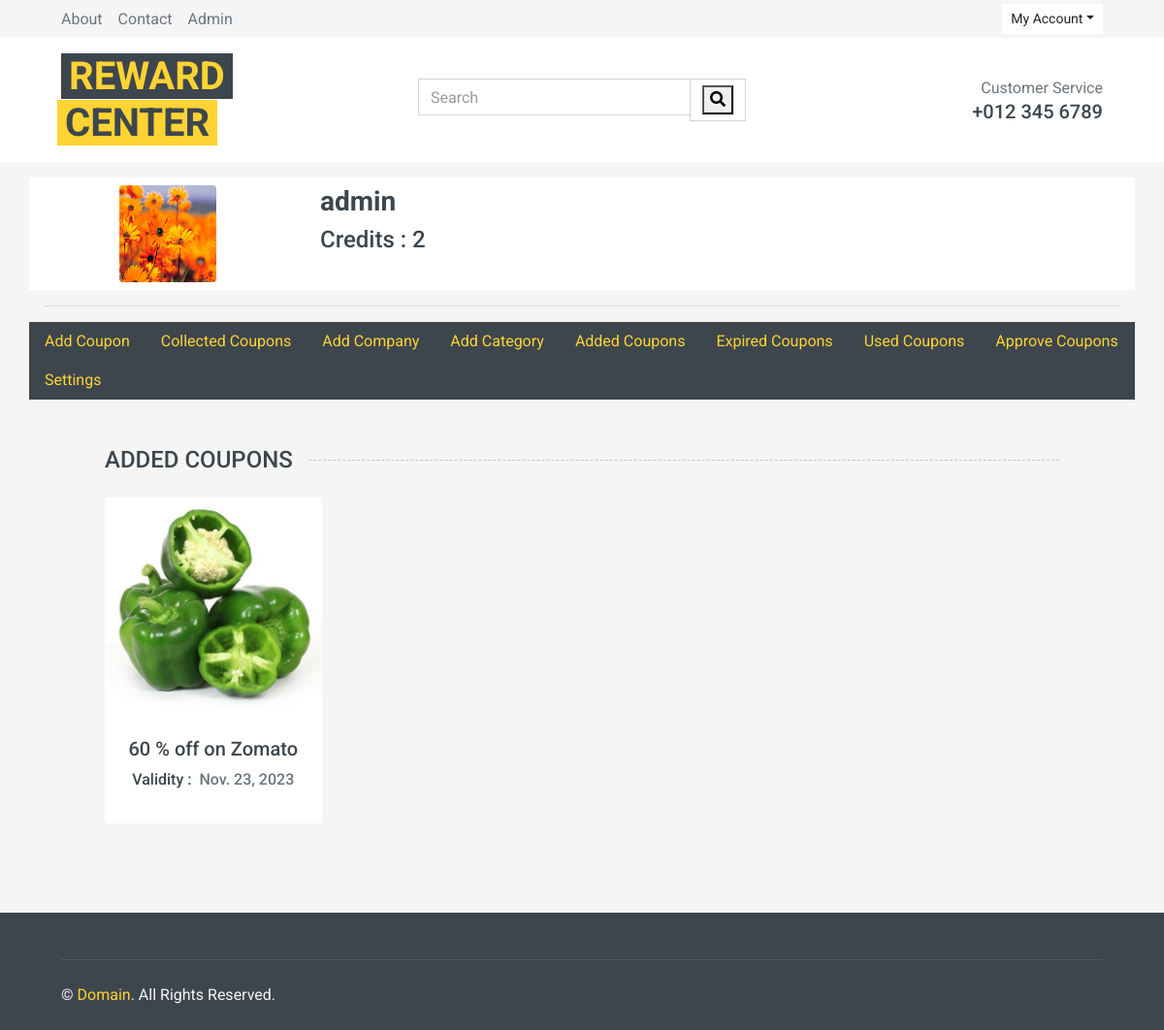
Page /added-coupons/ (signed in) on the committed database.
### myapp/models.py (models this page shows)
class UserProfile(models.Model):
  user = models.OneToOneField(User, on_delete=models.CASCADE)
  credits = models.IntegerField(default=5)
  dp = models.ImageField(upload_to='user_dp/', null=True, blank=True)

class Coupon(models.Model):
  title = models.CharField(max_length=500)
  description = models.TextField()
  code = models.CharField(max_length=100)
  category = models.ForeignKey(Category, on_delete=models.CASCADE, related_name="category_coupon")
  company = models.ForeignKey(Company, on_delete=models.CASCADE)
  added_by = models.ForeignKey(User, on_delete=models.CASCADE, related_name='add', default="")
  collected_by = models.ForeignKey(User, on_delete=models.CASCADE, related_name="collect", null=True, blank=True)
  validity = models.DateField()
  used = models.BooleanField(default=False)
  approved = models.BooleanField(default=False)
  image = models.ImageField(upload_to='coupon_image/', null=True)

### myapp/views.py (the view)
# urls.py: path('added-coupons/', views.AddedCoupons.as_view(), name="added-coupons"),
@method_decorator(login_required, name='dispatch')
class AddedCoupons(View):
  def get(self, request):
    profiledetail = UserProfile.objects.filter(user_id=request.user.id)
    cp = Coupon.objects.filter(added_by=request.user)
    data = dict(cp=cp, profiledetail=profiledetail)
    return render(request, 'myapp/added_coupons.html', data)

### myapp/templates/myapp/added_coupons.html (shortened to what this page needs)
{% extends 'myapp/base.html' %}
{% load static %}
{% block profileheader %}
{% include 'myapp/profile-mid-portion.html' %}
{% endblock profileheader %}
{% block content %}
<div class="container pt-5 pb-3">
  <h4 class="section-title position-relative text-uppercase mx-xl-5 mb-4"><span class="bg-secondary pr-3">Added Coupons</span></h4>
  <div class="row px-xl-5">
      {% if cp %}
              {% for c in cp %}
              <div class="col-lg-3 col-md-4 col-sm-6 pb-1">
                  <div class="product-item bg-light mb-4">
                      <div class="product-img position-relative overflow-hidden">
                          <img class="img-fluid w-100" src="{{c.image.url}}" alt="">
                      </div>
                      <div class="text-center py-4">
                          <a class="h5 text-decoration-none text-truncate" href="{% url 'full-detail' c.id %}">{{c.title}}</a>
                          <div class="d-flex align-items-center justify-content-center mt-2">
                              <h6>Validity : </h6><h6 class="text-muted ml-2">{{c.validity}}</h6>
                          </div>
                      </div>
                  </div>
              </div>
              {% endfor %}
              {% endif %}
  </div>
</div>
</div>
{% endblock content %}

### myapp/templates/myapp/profile-mid-portion.html
{% load static %}
<div class="container">
  <div class="row my-3 bg-light">
    <div class="col-3 py-2 align-self-start">
      {% for pd in profiledetail %}
      {% if pd.dp %}
      <img src="{{pd.dp.url}}" alt="Profile Picture" class="rounded mx-auto d-block" style="border-radius: 40%;" width="100px" height="100px">
      {% else %}
      <img src="{% static 'myapp/images/user.jpg' %}" alt="Profile Picture" class="mx-auto d-block" style="border-radius: 50%;" width="100px" height="100px">
      {% endif %}
    </div>
    <div class="col-3 py-2">
      <h3>{{request.user}} {{request.user.profile}}</h3>
      <h4>Credits : {{pd.credits}}</h4>
      {% endfor %}
    </div>
  </div>
  <hr>
  <div class="row bg-dark">
    <a href="{% url 'add-coupon' %}" class="nav-item nav-link">Add Coupon</a>
    <a href="{% url 'profile' %}" class="nav-item nav-link">Collected Coupons</a>
    <a href="{% url 'add-company' %}" class="nav-item nav-link">Add Company</a>
    <a href="{% url 'add-category' %}" class="nav-item nav-link">Add Category</a>
    <a href="{% url 'added-coupons' %}" class="nav-item nav-link">Added Coupons</a>
    <a href="{% url 'expired-coupons' %}" class="nav-item nav-link">Expired Coupons</a>
    <a href="{% url 'used-coupons' %}" class="nav-item nav-link">Used Coupons</a>
    {% if user.is_superuser %}
    <a href="{% url 'approve-coupons' %}" class="nav-item nav-link">Approve Coupons</a>
    {% else %}
    <a href="{% url 'coupon-status' %}" class="nav-item nav-link">Coupon Status</a>
    {% endif %}
    <a href="{% url 'profile-update' %}" class="nav-item nav-link">Settings</a>
  </div>

### rows in the picture
UserProfile: dp (picture), credits "2"
Coupon: image (picture), title "60 % off on Zomato", validity "Nov. 23, 2023"

### other values in the picture
{{ request.user }} "admin"
